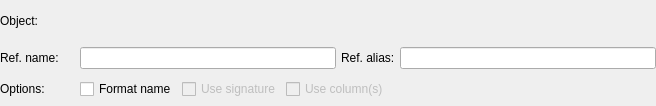
<?xml version="1.0" encoding="UTF-8"?>
<ui version="4.0">
 <class>ReferencesWidget</class>
 <widget class="QWidget" name="ReferencesWidget">
  <property name="geometry">
   <rect>
    <x>0</x>
    <y>0</y>
    <width>656</width>
    <height>106</height>
   </rect>
  </property>
  <property name="windowTitle">
   <string/>
  </property>
  <layout class="QGridLayout" name="references_grid">
   <property name="leftMargin">
    <number>0</number>
   </property>
   <property name="topMargin">
    <number>0</number>
   </property>
   <property name="rightMargin">
    <number>0</number>
   </property>
   <property name="bottomMargin">
    <number>0</number>
   </property>
   <property name="spacing">
    <number>5</number>
   </property>
   <item row="0" column="0">
    <layout class="QHBoxLayout" name="horizontalLayout_2">
     <property name="spacing">
      <number>5</number>
     </property>
     <item>
      <widget class="QLabel" name="object_lbl">
       <property name="text">
        <string>Object:</string>
       </property>
      </widget>
     </item>
     <item>
      <widget class="QLabel" name="sel_obj_icon_lbl">
       <property name="sizePolicy">
        <sizepolicy hsizetype="Fixed" vsizetype="Preferred">
         <horstretch>0</horstretch>
         <verstretch>0</verstretch>
        </sizepolicy>
       </property>
       <property name="minimumSize">
        <size>
         <width>32</width>
         <height>32</height>
        </size>
       </property>
       <property name="maximumSize">
        <size>
         <width>32</width>
         <height>32</height>
        </size>
       </property>
       <property name="frameShape">
        <enum>QFrame::NoFrame</enum>
       </property>
       <property name="frameShadow">
        <enum>QFrame::Plain</enum>
       </property>
       <property name="text">
        <string/>
       </property>
       <property name="scaledContents">
        <bool>true</bool>
       </property>
       <property name="alignment">
        <set>Qt::AlignCenter</set>
       </property>
      </widget>
     </item>
    </layout>
   </item>
   <item row="1" column="1">
    <layout class="QHBoxLayout" name="horizontalLayout">
     <property name="spacing">
      <number>5</number>
     </property>
     <item>
      <widget class="QLineEdit" name="ref_name_edt">
       <property name="sizePolicy">
        <sizepolicy hsizetype="Preferred" vsizetype="Fixed">
         <horstretch>0</horstretch>
         <verstretch>0</verstretch>
        </sizepolicy>
       </property>
       <property name="toolTip">
        <string>&lt;p&gt;The name of the reference to an object. All occurrences of the reference enclosed by &lt;strong&gt;{}&lt;/strong&gt; are replaced by the referenced object's name or signature in the SQL code.&lt;/p&gt;</string>
       </property>
       <property name="statusTip">
        <string/>
       </property>
      </widget>
     </item>
     <item>
      <widget class="QLabel" name="ref_alias_lbl">
       <property name="sizePolicy">
        <sizepolicy hsizetype="Fixed" vsizetype="Preferred">
         <horstretch>0</horstretch>
         <verstretch>0</verstretch>
        </sizepolicy>
       </property>
       <property name="text">
        <string>Ref. alias:</string>
       </property>
      </widget>
     </item>
     <item>
      <widget class="QLineEdit" name="ref_alias_edt">
       <property name="sizePolicy">
        <sizepolicy hsizetype="Preferred" vsizetype="Fixed">
         <horstretch>0</horstretch>
         <verstretch>0</verstretch>
        </sizepolicy>
       </property>
       <property name="toolTip">
        <string>&lt;p&gt;The alias of the reference to an object. All occurrences of the reference enclosed by &lt;strong&gt;@{}&lt;/strong&gt; are replaced by the referenced object's alias in the SQL code.&lt;/p&gt;</string>
       </property>
       <property name="statusTip">
        <string/>
       </property>
      </widget>
     </item>
    </layout>
   </item>
   <item row="1" column="0">
    <widget class="QLabel" name="ref_name_lbl">
     <property name="sizePolicy">
      <sizepolicy hsizetype="Fixed" vsizetype="Preferred">
       <horstretch>0</horstretch>
       <verstretch>0</verstretch>
      </sizepolicy>
     </property>
     <property name="text">
      <string>Ref. name:</string>
     </property>
    </widget>
   </item>
   <item row="2" column="0">
    <widget class="QLabel" name="ref_name_lbl_2">
     <property name="sizePolicy">
      <sizepolicy hsizetype="Fixed" vsizetype="Preferred">
       <horstretch>0</horstretch>
       <verstretch>0</verstretch>
      </sizepolicy>
     </property>
     <property name="text">
      <string>Options:</string>
     </property>
    </widget>
   </item>
   <item row="2" column="1">
    <layout class="QHBoxLayout" name="horizontalLayout_3">
     <item>
      <widget class="QCheckBox" name="format_name_chk">
       <property name="sizePolicy">
        <sizepolicy hsizetype="Fixed" vsizetype="Fixed">
         <horstretch>0</horstretch>
         <verstretch>0</verstretch>
        </sizepolicy>
       </property>
       <property name="toolTip">
        <string>&lt;p&gt;The referenced object's name, alias and signature will be automatically quoted when special characters are found. Additionally, for schema qualified objects, the name of the parent schema is prepended to the referenced object's name or signature. This will avoid common SQL syntax errors or loss of semantics.&lt;/p&gt;</string>
       </property>
       <property name="statusTip">
        <string/>
       </property>
       <property name="text">
        <string>Format name</string>
       </property>
      </widget>
     </item>
     <item>
      <widget class="QCheckBox" name="use_signature_chk">
       <property name="enabled">
        <bool>false</bool>
       </property>
       <property name="sizePolicy">
        <sizepolicy hsizetype="Fixed" vsizetype="Fixed">
         <horstretch>0</horstretch>
         <verstretch>0</verstretch>
        </sizepolicy>
       </property>
       <property name="toolTip">
        <string>&lt;p&gt;Use the referenced object's signature instead of its name. For some objects like functions, casts, operators and some others the signature will include parameters types and some other information.&lt;/p&gt;</string>
       </property>
       <property name="statusTip">
        <string/>
       </property>
       <property name="text">
        <string>Use signature</string>
       </property>
      </widget>
     </item>
     <item>
      <widget class="QCheckBox" name="use_columns_chk">
       <property name="enabled">
        <bool>false</bool>
       </property>
       <property name="sizePolicy">
        <sizepolicy hsizetype="Fixed" vsizetype="Fixed">
         <horstretch>0</horstretch>
         <verstretch>0</verstretch>
        </sizepolicy>
       </property>
       <property name="toolTip">
        <string>&lt;p&gt;Use the referenced object's columns as the view's columns.&lt;/p&gt;</string>
       </property>
       <property name="statusTip">
        <string/>
       </property>
       <property name="text">
        <string>Use column(s)</string>
       </property>
      </widget>
     </item>
     <item>
      <spacer name="horizontalSpacer">
       <property name="orientation">
        <enum>Qt::Horizontal</enum>
       </property>
       <property name="sizeHint" stdset="0">
        <size>
         <width>40</width>
         <height>20</height>
        </size>
       </property>
      </spacer>
     </item>
    </layout>
   </item>
  </layout>
 </widget>
 <resources/>
 <connections/>
</ui>
